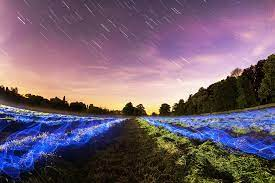
#> input picture module 1/sample.jpg, 275 x 183 px
$ jupyter execute 'Contrast Reduction.ipynb'
#> lines starting #> are read from the running program, lines starting #| are printed output that depends on the picture
[cell 1]
import cv2
from matplotlib import pyplot as plt
import numpy as np

[cell 2]
image = cv2.imread('sample.jpg')
#> image is the input picture: shape (183, 275, 3); mean B, G, R 112.1, 94.6, 113.4
plt.imshow(image)

[cell 3]
images = cv2.bitwise_not(image)
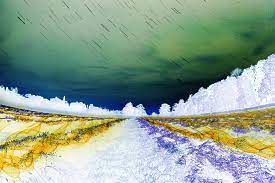
#> images: shape (183, 275, 3); mean B, G, R 142.9, 160.4, 141.6
plt.imshow(images)
cv2.imwrite('output.jpeg',images)
#> Out = True

[cell 4]
from PIL import Image
from numpy import array
im_1=Image.open('sample.jpg')
ar_1=array(im_1)
ar_1

im_2=Image.open("output.jpeg")
ar_2= array(im_2)
ar_2
